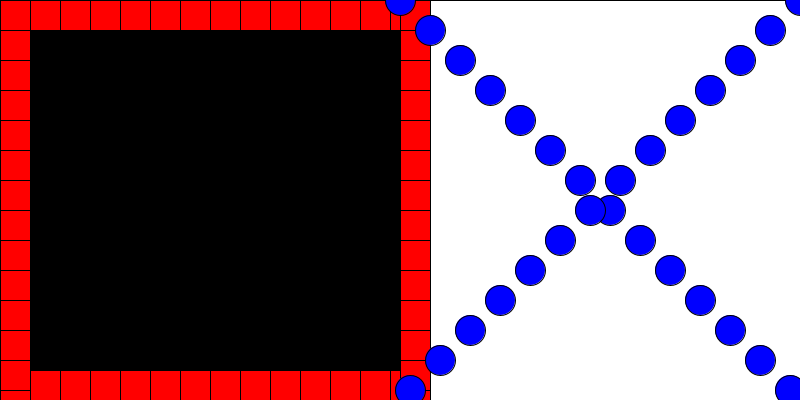
Frame 1 (no input)
Frame 60 (the mouse pressed at the canvas centre just before this capture): identical to frame 1, image omitted
Frame 120 (the mouse held since frame 60 and released just before this capture): identical to frame 1, image omitted

The Processing sketch that drew this single still picture (run headless with seeded random() and noise(); from frame 60 on, the mouse is pressed at the canvas centre):

// Processing sketch: processing_136621
// ── processing_136621.pde

// Copyright 2014 Jacklynn Pham
// ICE #11

float x, y, wd, ht;
float pos;
float pos2;

void setup()
{
  size(800,400);
  
  x = 0;
  y = 0;
  wd = 30;
  ht = 30;
  
}

void draw() 
{
  pageSetup();
  drawRect();
  drawCircles();
}

void drawCircles()
{
 fill (0, 0, 255);
 
  pos = 0;
  
  while (pos < width/2)
    {
      ellipse( pos+width/2, pos, wd, wd);
      ellipse( width-pos, pos, wd, wd);
      pos += wd;
      
    }
}

void drawRect()
{
 fill ( 255, 0, 0);
   pos = 0;
    while (pos < width/2) // left right
  {
      rect( pos, y, wd, wd); // top
      rect( pos, height-wd, wd, wd); // bottom
      pos += wd;
  }
   pos = 0;
   while (pos < width) // left right
    {
      rect( x, pos, wd, wd); // left
      rect( width/2, pos, wd, wd); //right
      pos += wd;
    }
}

void pageSetup()
{
  fill(0); 
  rect( 0, 0, width/2, height);
  fill(255);
  rect(width/2, 0, width/2, height);
}
